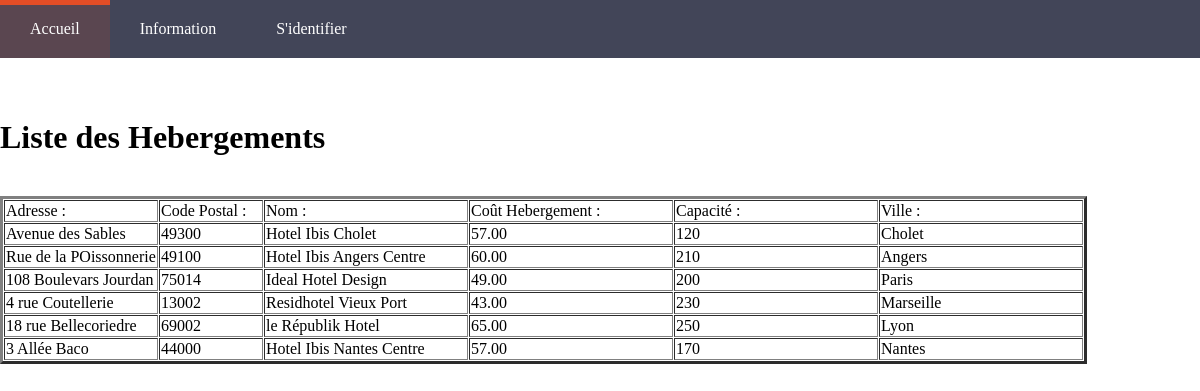
The app's page /MDS49-Final/index.php?uc=information&action=hebergements with its own data.
### tables this page shows
CREATE TABLE IF NOT EXISTS LIEUHEBERGEMENT
 (
   IDHEBERGEMENT INTEGER NOT NULL AUTO_INCREMENT ,
   IDVILLE INTEGER NULL  ,
   ADRESSEHEBER CHAR(32) NOT NULL  ,
   CODEPOSTALHEBER CHAR(5) NOT NULL  ,
   NOMHEBERGEMENT CHAR(50) NOT NULL  ,
   COUTHEBER DECIMAL(10,2) NOT NULL  ,
   CAPACITEHEBER INTEGER NOT NULL  ,
   PRIMARY KEY (IDHEBERGEMENT) ,
   KEY lieuhebergement_ville (IDVILLE)
 );

CREATE TABLE IF NOT EXISTS VILLE
 (
   IDVILLE INTEGER NOT NULL AUTO_INCREMENT ,
   NOMVILLE CHAR(32) NOT NULL  ,
   CODEPOSTALVILLE CHAR(5) NOT NULL  
   , PRIMARY KEY (IDVILLE) 
 );

### MDS49-Final/util/class.pdoMDS49.inc.php (called while the page is built, shortened)
<?php
class PdoMDS49
{
      	private static $serveur='mysql:host=db672809222.db.1and1.com';
      	private static $bdd='dbname=db672809222';
      	private static $user='dbo672809222' ;
      	private static $mdp='BMw1234*CEMP' ;
		private static $monPdo;
		private static $monPdoMDS49 = null;
	private function __construct()
	{
    		PdoMDS49::$monPdo = new PDO(PdoMDS49::$serveur.';'.PdoMDS49::$bdd, PdoMDS49::$user, PdoMDS49::$mdp);
			PdoMDS49::$monPdo->query("SET CHARACTER SET utf8");
	}
	public  static function getPdoMDS49()
	{
		if(PdoMDS49::$monPdoMDS49 == null)
		{
			PdoMDS49::$monPdoMDS49= new PdoMDS49();
		}
		return PdoMDS49::$monPdoMDS49;
	}
	public function getLesHebergements()
	{
		$req = "SELECT LIEUHEBERGEMENT.`IDHEBERGEMENT`, LIEUHEBERGEMENT.`ADRESSEHEBER`, LIEUHEBERGEMENT.`CODEPOSTALHEBER`, LIEUHEBERGEMENT.`NOMHEBERGEMENT`, LIEUHEBERGEMENT.`COUTHEBER`, LIEUHEBERGEMENT.`CAPACITEHEBER`, VILLE.NOMVILLE FROM `LIEUHEBERGEMENT` INNER JOIN VILLE on LIEUHEBERGEMENT.IDVILLE = VILLE.IDVILLE";
		$res = PdoMDS49::$monPdo->query($req);
		$lesHebergements = $res->fetchAll();
		return $lesHebergements;
	}
}
?>

### MDS49-Final/vues/v_hebergements.php (the view, shortened to what this page needs)
<form action="index.php?uc=information&action=hebergements" method=post>
<p><H1>Liste des Hebergements</H1><br>
        <table border=3 cellspacing=1 >
            <tr>
            <td>Adresse :</td>
            <td>Code Postal  :</td>
            <td>Nom :</td>
            <td>Coût Hebergement :</td>
            <td>Capacité  :</td>
            <td>Ville  :</td>
            </tr>
        <?php
        foreach( $lesHebergements as $unHebergement)
        {
            $adresseH = $unHebergement['ADRESSEHEBER'];
            $codePostalH = $unHebergement['CODEPOSTALHEBER'];
            $nomH = $unHebergement['NOMHEBERGEMENT'];
            $coutH = $unHebergement['COUTHEBER'];
            $capacitH = $unHebergement['CAPACITEHEBER'];
            $nomV = $unHebergement['NOMVILLE'];
            ?>
            <tr>
                <td width=150><?php echo $adresseH ?></td>
                <td width=100><?php echo $codePostalH ?></td>
                <td width=200><?php echo $nomH ?></td>
                <td width=200><?php echo $coutH ?></td>
                <td width=200><?php echo $capacitH ?></td>
                <td width=200><?php echo $nomV ?></td>
            </tr>
            <?php
        }
        ?>
        </table>
    </form>

### MDS49-Final/util/style.css (style rules this page uses)
body { front-family: 'Source code pro', Calibri, serif; margin: 0px; padding: 0px; }
p { margin:20px; padding:10px; }

### records on screen
lieuhebergement: ADRESSEHEBER "Avenue des Sables", CODEPOSTALHEBER "49300", NOMHEBERGEMENT "Hotel Ibis Cholet", COUTHEBER "57.00", CAPACITEHEBER "120", IDVILLE.NOMVILLE "Cholet"
lieuhebergement: ADRESSEHEBER "Rue de la POissonnerie", CODEPOSTALHEBER "49100", NOMHEBERGEMENT "Hotel Ibis Angers Centre", COUTHEBER "60.00", CAPACITEHEBER "210", IDVILLE.NOMVILLE "Angers"
lieuhebergement: ADRESSEHEBER "108 Boulevars Jourdan", CODEPOSTALHEBER "75014", NOMHEBERGEMENT "Ideal Hotel Design", COUTHEBER "49.00", CAPACITEHEBER "200", IDVILLE.NOMVILLE "Paris"
lieuhebergement: ADRESSEHEBER "4 rue Coutellerie", CODEPOSTALHEBER "13002", NOMHEBERGEMENT "Residhotel Vieux Port", COUTHEBER "43.00", CAPACITEHEBER "230", IDVILLE.NOMVILLE "Marseille"
lieuhebergement: ADRESSEHEBER "18 rue Bellecoriedre", CODEPOSTALHEBER "69002", NOMHEBERGEMENT "le Républik Hotel", COUTHEBER "65.00", CAPACITEHEBER "250", IDVILLE.NOMVILLE "Lyon"
lieuhebergement: ADRESSEHEBER "3 Allée Baco", CODEPOSTALHEBER "44000", NOMHEBERGEMENT "Hotel Ibis Nantes Centre", COUTHEBER "57.00", CAPACITEHEBER "170", IDVILLE.NOMVILLE "Nantes"
